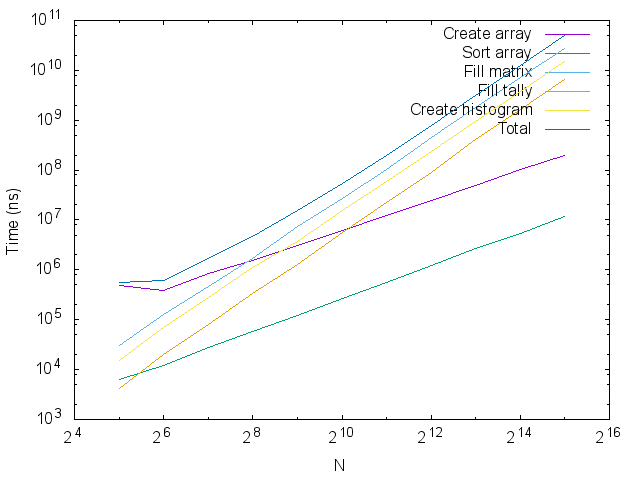

The gnuplot source for this figure:
set term term_type
set output output_file

set ylabel "Time (ns)"
set xlabel "N"

set format x "2^{%L}"
set format y "10^{%L}"
set logscale xy

plot 'data/timmings_naive.dat' using 1:2 w l title "Create array",\
  '' u 1:3 w l title "Sort array",\
  '' u 1:4 w l title "Fill matrix",\
  '' u 1:5 w l title "Fill tally",\
  '' u 1:6 w l title "Create histogram",\
  '' u 1:7 w l title "Total";
set output
